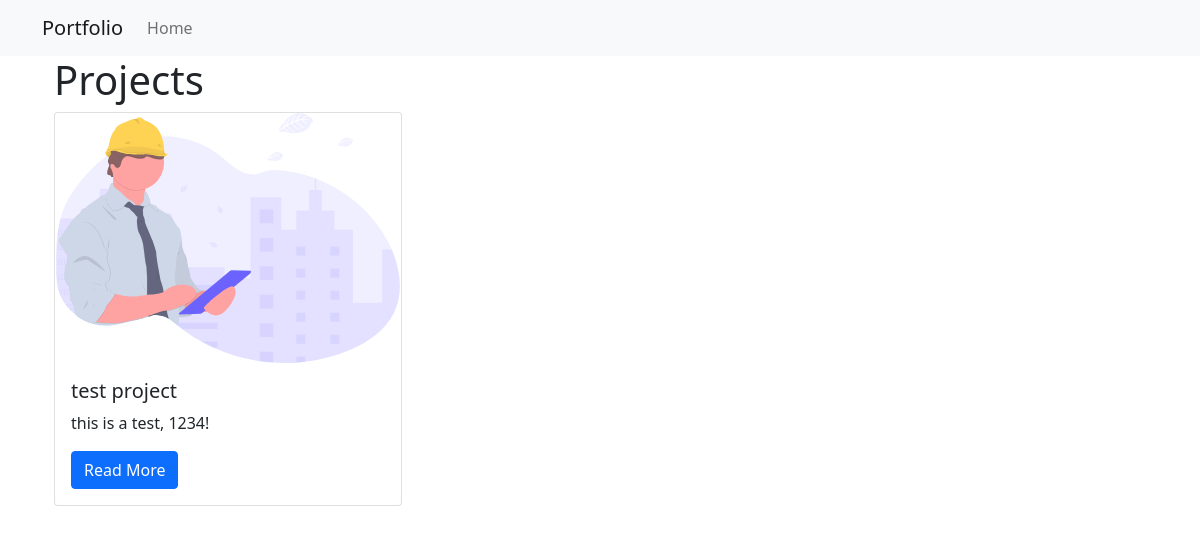
The app's page /projects/, older data.
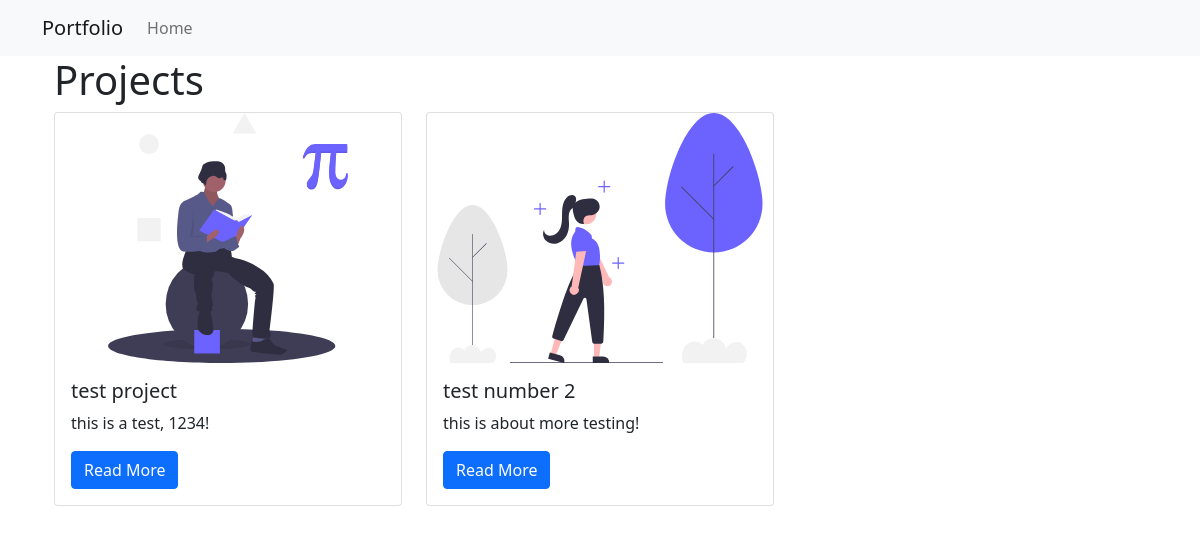
The same page, newer data.
### projects/models.py (models this page shows)
class Project(models.Model):
    title = models.CharField(max_length=100)
    description = models.TextField()
    technology = models.CharField(max_length=20)
    image = models.CharField(max_length=100)

### projects/views.py (the view)
# urls.py: path('', views.all_projects, name='all_projects'),
def all_projects(request):
    projects = Project.objects.all()
    return render(request, 'projects/all_projects.html', {'projects': projects})

### projects/templates/projects/all_projects.html
{% extends 'projects/base.html' %}
{% load static %}
{% block content %}
<div class="container">
  <h1>Projects</h1>
  <div class="row">
    {% for project in projects %}
    <div class="col-md-4">
      <div class="card mb-2">
        <img
        class="card-img-top"
        style="max-height: 250px"
        src="{% static project.image %}"
        alt="image"
        />
        <div class="card-body">
          <h5 class="card-title">{{project.title }}</h5>
          <p class="card-text">{{ project.description }}</p>
          <a href="{% url 'projects:project_detail' project.pk %}" class="btn btn-primary">Read More</a>
        </div>
      </div>
    </div>
    {% endfor %}
  </div>
</div>
{% endblock%}

Row changes from the older to the newer data that the page shows:
changed Project "test project": image: a different picture
added Project: image (picture), title "test number 2", description "this is about more testing!"
